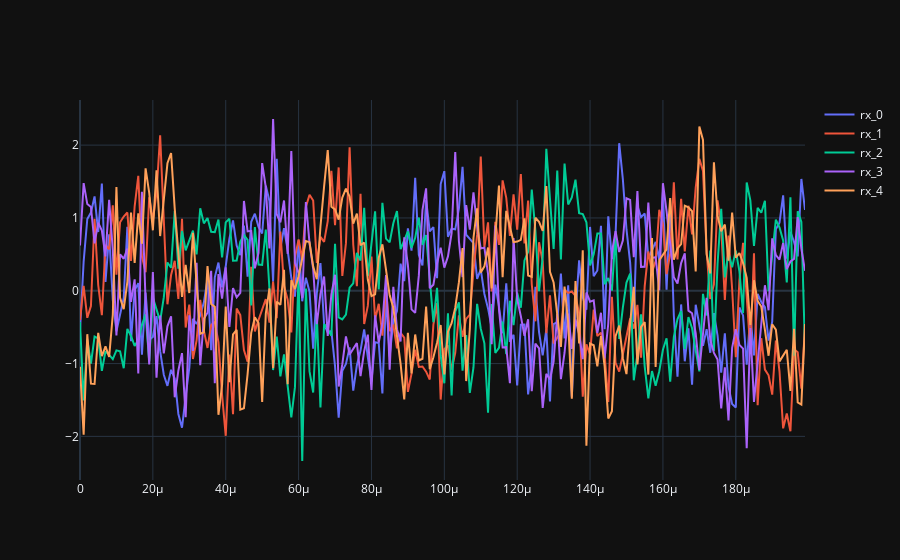

Notebook code for this chart:
### Markdown cell above
## Add some noise

### Code cell
rx_signals = beamforming.generate_noise_on_signal(rx_signals)

if use_matplotlib:
    for id, rx_signal in enumerate(rx_signals):
        plt.plot(np.asarray(rx_signal).squeeze().real[0:200], label='rx_' + str(id))
    plt.legend()
    plt.show()
else:
    fig = go.Figure()
    for id, rx_signal in enumerate(rx_signals):
        fig.add_trace(go.Scatter(x=t[0:200], y=np.asarray(rx_signal).squeeze().real[0:200], mode='lines', name='rx_' + str(id)))
    fig.update_layout(template="plotly_dark")
    fig.show()

### Figure 1 — Plotly figure (JSON) as saved in the notebook; plotly's stock layout.template omitted (floating-point values rounded to 4 significant figures; data arrays with more than 128 entries replaced by an {"elided": "..."} marker saying what was removed)
{"data": [{"mode": "lines", "name": "rx_0", "type": "scatter", "x": {"elided": "200 float values"}, "y": {"elided": "200 float values"}}, {"mode": "lines", "name": "rx_1", "type": "scatter", "x": {"elided": "200 float values"}, "y": {"elided": "200 float values"}}, {"mode": "lines", "name": "rx_2", "type": "scatter", "x": {"elided": "200 float values"}, "y": {"elided": "200 float values"}}, {"mode": "lines", "name": "rx_3", "type": "scatter", "x": {"elided": "200 float values"}, "y": {"elided": "200 float values"}}, {"mode": "lines", "name": "rx_4", "type": "scatter", "x": {"elided": "200 float values"}, "y": {"elided": "200 float values"}}], "layout": {}}
